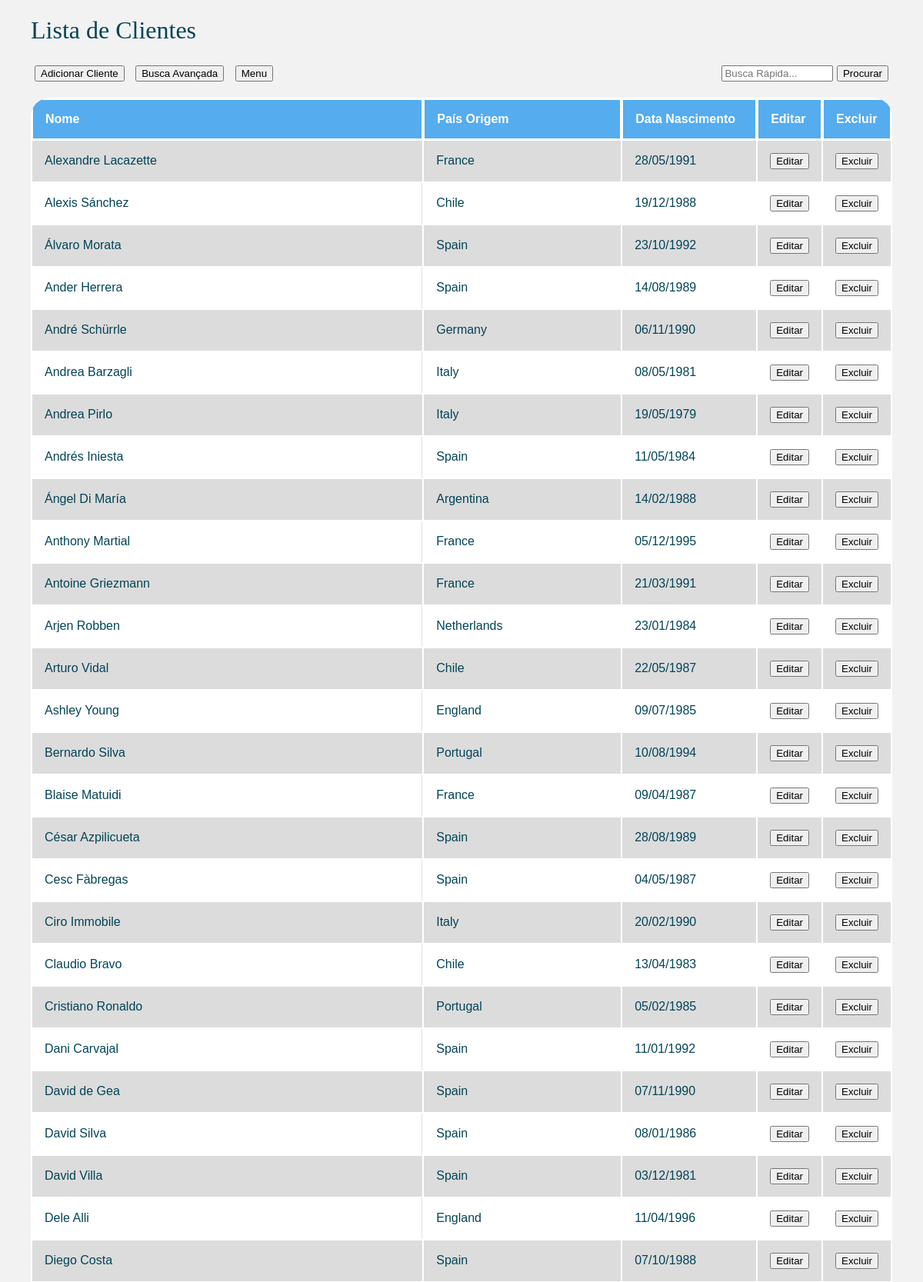
/CRUD_PHP/pages/clientes.php (upper part), run on the app's committed database.
### tables this page shows
CREATE TABLE clientes (
	nome_completo VARCHAR(255) NOT NULL,
	pais VARCHAR(255) NOT NULL,
	data_nasc DATE NOT NULL,
	usuario_id INT NOT NULL,

	FOREIGN KEY (usuario_id) REFERENCES usuarios(usuario_id)
);

### CRUD_PHP/metodo/conectar.php (called while the page is built, shortened)
<?php
	function abrirBanco(){
		$conexao = new mysqli("localhost","root","teste123","turismo");
		return $conexao;
	}
	function selectAllClientes(){
		$banco = abrirBanco();
		$sql = "SELECT * FROM clientes ORDER BY nome_completo";
		$resultado = $banco->query($sql);
		while ($row = mysqli_fetch_array($resultado)) {
			$grupo[] = $row;
		}
		return $grupo;
	}

### CRUD_PHP/pages/clientes.php (the view, shortened to what this page needs)
<!DOCTYPE html>
<?php
  include ("../metodo/conectar.php");
  $grupo = selectAllClientes();
?>
<head>
  <link rel="stylesheet" type="text/css" href="../css/style2.css">
</head>
<header>
    <h1>Lista de Clientes</h1>
</header>
<body>
  <div>
    <div class="box">
      <form name="inserir-cliente" action="../metodo/cliente/inserir-cliente.php" method="POST">
        <input type="submit" value="Adicionar Cliente" name="inserir-cliente" />
     </form>
    </div>
    <div class="box">
     <form name="inserir" action="../metodo/cliente/busca-avancada-cliente.php" method="POST">
        <input type="submit" value="Busca Avançada" />
     </form>
    </div>
    <div class="box">
     <form name="voltar" action="../">
        <input type="submit" value="Menu" />
     </form>
    </div>
    <div class="box" style="float: right;">
      <form name="pesquisar-cliente" action="../metodo/cliente/pesquisar-cliente.php" method="POST">
        <input type="text" name="pesquisar-cliente" maxlength="20" size="15" placeholder="Busca Rápida...">
        <button type="submit" class="btn btn-primary">Procurar</button>
      </form>
    </div>
  </div>
  <table class="responstable">
    <thead>
      <tr>
        <th width="550">Nome</th>
    		<th width="250">País Origem</th>
    		<th width="150">Data Nascimento</th>
    		<th id="thButton">Editar</th>
    		<th id="thButton">Excluir</th>
      </tr>
    </thead>
    <tbody>
      <?php
      foreach ($grupo as $clientes) { ?>
        <tr>
          <td><?=$clientes["nome_completo"]?></td>
          <td><?=$clientes["pais"]?></td>
          <td><?=formatoData($clientes["data_nasc"])?></td>
          <td>
            <form name="alterar-cliente" action="../metodo/cliente/alterar-cliente.php" method="POST">
              <input type="submit" value="Editar" name="editar" />
            </form>
          </td>
          <td>
            <form name="excluir-cliente" action="../metodo/conectar.php" method="POST">
              <input type="submit" value="Excluir" name="excluir" />
            </form>
          </td>
        </tr>
      <?php
      } ?>
    </tbody>
  </table>
  <?php
    function formatoData($data) {
      $array = explode("-", $data);
      $novaData = $array[2]."/".$array[1]."/".$array[0];
      return $novaData;
    }
  ?>
</body>
</html>

### CRUD_PHP/css/style2.css (style rules this page uses)
.responstable { margin: 1em 0; width: 100%; overflow: hidden; background: #FFF; color: #024457; border-radius: 25px; }
.responstable tr { border: 1px solid #D9E4E6; }
.responstable tr:nth-child(odd) { background-color: #DCDCDC; }
.responstable th { display: none; border: 1px solid #FFF; background-color: #55acee; color: #FFF; padding: 1em; }
.responstable th:first-child { display: table-cell; }
.responstable th:nth-child(2) { display: table-cell; }
.responstable th:nth-child(2):after { content: attr(data-th); }
#thButton { width: 5%; }
@media (min-width: 480px) { .responstable th:nth-child(2):after { display: none; } }
.responstable td { display: block; word-wrap: break-word; max-width: 7em; }
.responstable td:first-child { display: table-cell; //text-align: center; border-right: 1px solid #D9E4E6; }
.responstable th, .responstable td { text-align: left; margin: .5em 1em; }
@media (min-width: 480px) { .responstable th, .responstable td { display: table-cell; padding: 1em; } }
body { padding: 0 2em; font-family: Arial, sans-serif; color: #024457; background: #f2f2f2; }
h1 { font-family: Verdana; font-weight: normal; color: #024457; }
.box { display: inline-block; margin: 5px 5px; }

### data on the page
clientes: nome_completo "Alexandre Lacazette", pais "France", data_nasc "28/05/1991"
clientes: nome_completo "Alexis Sánchez", pais "Chile", data_nasc "19/12/1988"
clientes: nome_completo "Álvaro Morata", pais "Spain", data_nasc "23/10/1992"
clientes: nome_completo "Ander Herrera", pais "Spain", data_nasc "14/08/1989"
clientes: nome_completo "André Schürrle", pais "Germany", data_nasc "06/11/1990"
clientes: nome_completo "Andrea Barzagli", pais "Italy", data_nasc "08/05/1981"
clientes: nome_completo "Andrea Pirlo", pais "Italy", data_nasc "19/05/1979"
clientes: nome_completo "Andrés Iniesta", pais "Spain", data_nasc "11/05/1984"
clientes: nome_completo "Ángel Di María", pais "Argentina", data_nasc "14/02/1988"
clientes: nome_completo "Anthony Martial", pais "France", data_nasc "05/12/1995"
clientes: nome_completo "Antoine Griezmann", pais "France", data_nasc "21/03/1991"
clientes: nome_completo "Arjen Robben", pais "Netherlands", data_nasc "23/01/1984"
clientes: nome_completo "Arturo Vidal", pais "Chile", data_nasc "22/05/1987"
clientes: nome_completo "Ashley Young", pais "England", data_nasc "09/07/1985"
clientes: nome_completo "Bernardo Silva", pais "Portugal", data_nasc "10/08/1994"
clientes: nome_completo "Blaise Matuidi", pais "France", data_nasc "09/04/1987"
clientes: nome_completo "César Azpilicueta", pais "Spain", data_nasc "28/08/1989"
clientes: nome_completo "Cesc Fàbregas", pais "Spain", data_nasc "04/05/1987"
clientes: nome_completo "Ciro Immobile", pais "Italy", data_nasc "20/02/1990"
clientes: nome_completo "Claudio Bravo", pais "Chile", data_nasc "13/04/1983"
clientes: nome_completo "Cristiano Ronaldo", pais "Portugal", data_nasc "05/02/1985"
clientes: nome_completo "Dani Carvajal", pais "Spain", data_nasc "11/01/1992"
clientes: nome_completo "David de Gea", pais "Spain", data_nasc "07/11/1990"
clientes: nome_completo "David Silva", pais "Spain", data_nasc "08/01/1986"
clientes: nome_completo "David Villa", pais "Spain", data_nasc "03/12/1981"
clientes: nome_completo "Dele Alli", pais "England", data_nasc "11/04/1996"
clientes: nome_completo "Diego Costa", pais "Spain", data_nasc "07/10/1988"
